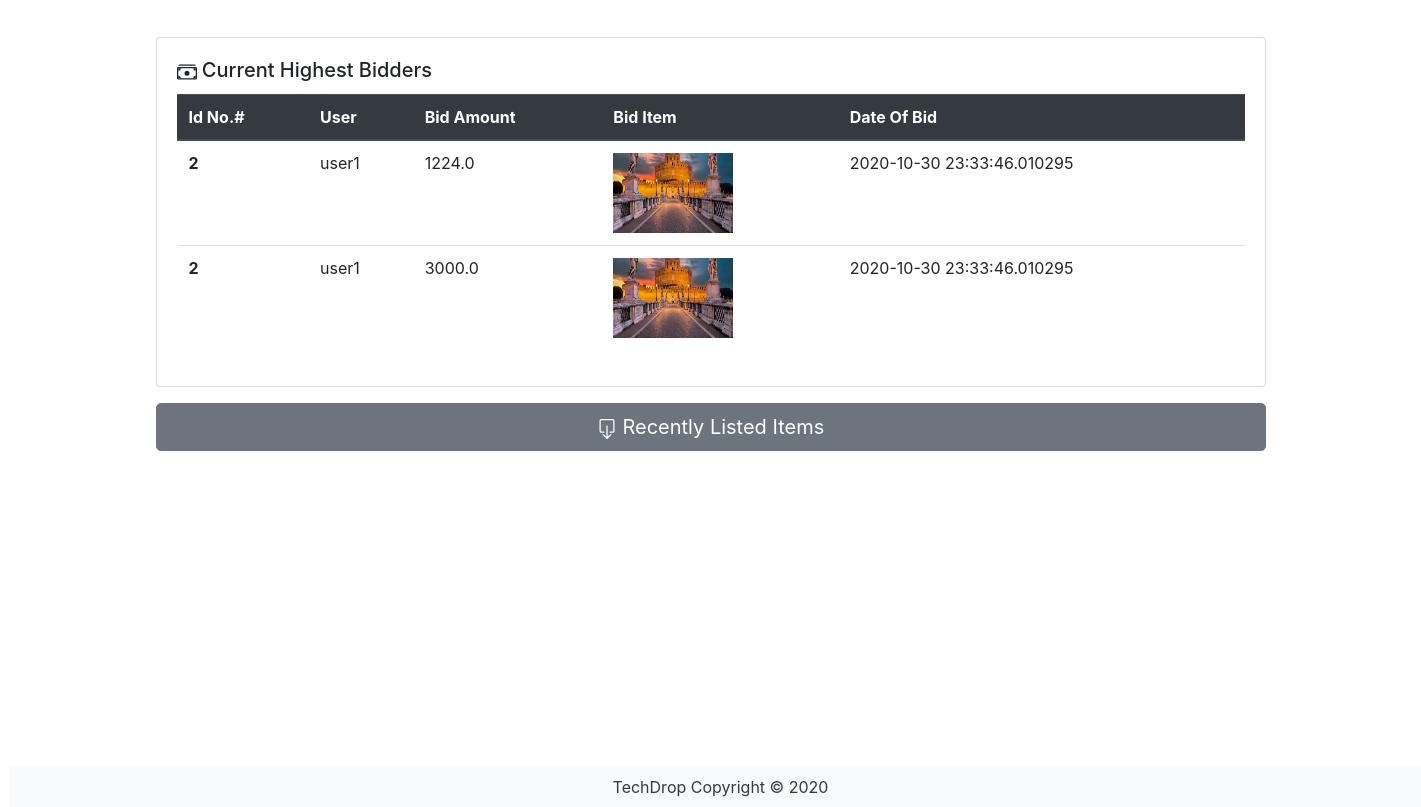
Before: / (lower part) with the older database file.
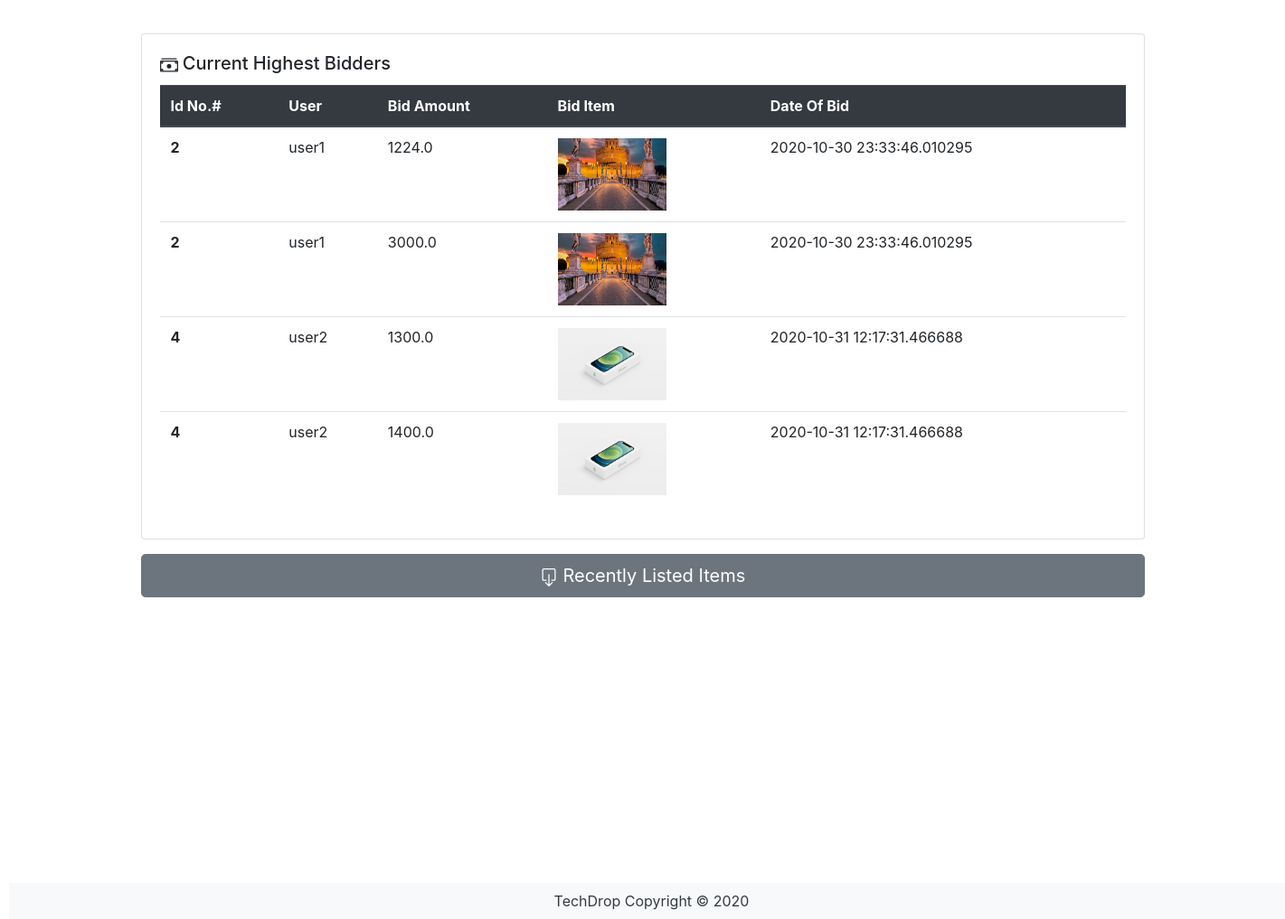
After: the same page with the newer database file.
### PhoneApp/models.py (models this page shows, shortened)
class Bid(db.Model):
    __tablename__ = 'bids'
    id = db.Column(db.Integer, primary_key=True)
    bid_amount = db.Column(db.Float, nullable=False)
    bid_date = db.Column(db.DateTime, default=datetime.now())
    user_id = db.Column(db.Integer, db.ForeignKey('users.id'))
    auction_id = db.Column(db.Integer, db.ForeignKey('auctions.id'))

class User(db.Model, UserMixin):
    __tablename__ = 'users'
    id = db.Column(db.Integer, primary_key=True)
    name = db.Column(db.String(100), index=True, unique=True, nullable=False)
    emailid = db.Column(db.String(100), index=True, nullable=False)
    password_hash = db.Column(db.String(255), nullable=False)
    auctions = db.relationship('Auctions', backref='user')
    reviews = db.relationship('Review', backref='user')
    bids = db.relationship('Bid', backref='user')
    watchlists = db.relationship('Watchlist', backref='user')

class Auctions(db.Model):
    __tablename__ = 'auctions'
    id = db.Column(db.Integer, primary_key=True)
    title = db.Column(db.String(80), nullable=False)
    model = db.Column(db.String(80), nullable=False)
    description = db.Column(db.String(200))
    image = db.Column(db.String(400))
    open_bid = db.Column(db.Float(), nullable=False)
    start = db.Column(db.DateTime, default=datetime.now())
    end = db.Column(db.DateTime)
    status = db.Column(db.String(80), default='Active')
    user_id = db.Column(db.Integer, db.ForeignKey('users.id'))
    brand_id = db.Column(db.Integer, db.ForeignKey('brands.id'))
    condition_id = db.Column(db.Integer, db.ForeignKey('condition.id'))
    reviews = db.relationship('Review', backref='auction')
    bids = db.relationship('Bid', backref='auction')
    watchlists = db.relationship('Watchlist', backref='auction')

### PhoneApp/views.py (the view)
@bp.route('/')
def index():
    auctions = Auctions.query.filter_by().all()
    bids = Bid.query.filter_by().all()
    users = User.query.filter_by().all()
    full_page = 'Yes'
    for auction in auctions:
        starting_bid = (float(auction.open_bid))
        current_bid = db.session.query(
            func.max(Bid.bid_amount)).filter_by(auction_id=auction.id).scalar()
        if current_bid is not None:
            auction.current_bid = "${:.2f}".format(current_bid)
        else:
            auction.current_bid = "${:.2f}".format(starting_bid)
        auction.bid_number = Bid.query.filter_by(
            auction_id=auction.id).count()
        auction.timeleft = auction.end - datetime.now()
    return render_template('index.html', auctions=auctions, bids=bids, users=users, full_page=full_page)

### PhoneApp/templates/index.html (shortened to what this page needs)
{% extends 'base.html'%}
{% block content %}
{% if full_page == 'Yes' %}
<div class="container">
  <div class="card-deck mb-3">
    <div class="card">
      <div class="card-body">
        <h5 class="card-title">
          Current Highest Bidders</h5>
        <table class="table">
          <thead class="thead-dark">
            <tr>
              <th scope="col">Id No.#</th>
              <th scope="col"> User </th>
              <th scope="col">Bid Amount</th>
              <th scope="col">Bid Item</th>
              <th scope="col">Date Of Bid</th>
            </tr>
          </thead>
          <tbody>
            {% for bid in bids %}
            <tr>
              <th scope="row">{{bid.user_id}}</th>
              <td>{{bid.user.name}}</td>
              <td>{{bid.bid_amount}}</td>
              <td><img src="{{bid.auction.image}}" alt="Card image cap" border=5 height=80 width=120></td>
              <td>{{bid.bid_date}}</td>
            </tr>
            {% endfor %}
          </tbody>
        </table>
      </div>
    </div>
  </div>
  <p>
    <a class="btn btn-secondary btn-lg btn-block" data-toggle="collapse" href="#collapseExample" role="button"
      aria-expanded="false" aria-controls="collapseExample">
      Recently Listed Items
    </a>
  </p>
</div>
{% endif %}
{% endblock %}

### PhoneApp/templates/base.html (shortened to what this page needs)
<html>
<head>
  <link rel="stylesheet" href="https://stackpath.bootstrapcdn.com/bootstrap/4.3.1/css/bootstrap.min.css"
>
</head>
<body>
  {% block content %}
  {% endblock %}
  <footer class="footer">
    <div class="text-center py-2 bg-light" style="position:relative; left: 10px; top:300px;">
      <span class="text-dark">TechDrop Copyright &copy; 2020</span>
    </div>
  </footer>
</body>
</html>

Changed rows visible on the page:
added Bid: user_id "4", user.name "user2", bid_amount "1300.0", auction.image (picture), bid_date "2020-10-31 12:17:31.466688"
added Bid: user_id "4", user.name "user2", bid_amount "1400.0", auction.image (picture), bid_date "2020-10-31 12:17:31.466688"
